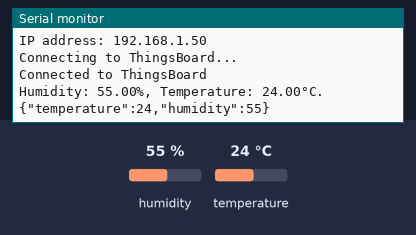
This sketch was run on a simulated ESP8266 (Wemos D1 mini). On the bench: the last lines printed to the serial monitor. Inputs (shaded band) come from the test bench; at power-on: humidity 55 %, temperature 24 °C. WiFi joins after 1.5 s; servers stay silent unless stated; no MQTT or app messages arrive unless stated.

Above: at 3.2 s.
3.3 s: humidity set to 22 %
10.9 s: temperature set to 12 °C
At 13.2 s:
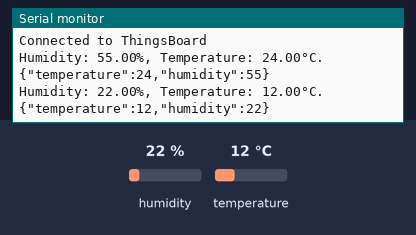
18.5 s: humidity set to 40 %
At 22.7 s:
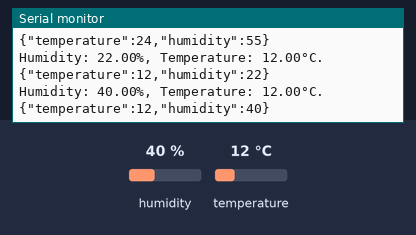

Measured:
- after the input at 10.9 s, the serial monitor: prints a new line after 1.3 s (image 1)
- after the input at 18.5 s, the serial monitor: prints a new line after 3.7 s (image 2)

The sketch:

Node1.ino
```cpp
#include <ESP8266WiFi.h>
#include <PubSubClient.h>
#include "DHT.h"
#include <ArduinoJson.h>

const char* ssid = "WemosTest";
const char* password = "01072003";

const char* thingsboardServer = "192.168.43.40";
const int thingsboardPort = 1883;
const char* accessToken = "awif0uouxnxr7lbyzxlw";


#define DHTPIN D5
#define DHTTYPE DHT22

WiFiClient wifiClient;
PubSubClient client(wifiClient);
DHT dht(DHTPIN, DHTTYPE);

void setup() {
  Serial.begin(9600);
  dht.begin();

  WiFi.begin(ssid, password);
  Serial.println("");
  while (WiFi.status() != WL_CONNECTED) {
    delay(2000);
    Serial.println("Connecting to WiFi...");
  }
  Serial.println("");
  Serial.print("Connected to ");
  Serial.println(ssid);
  Serial.print("IP address: ");
  Serial.println(WiFi.localIP());

  client.setServer(thingsboardServer, thingsboardPort);
}

void loop() {
  if (!client.connected()) {
    reconnect();
  }
  client.loop();

  // Read value
  float h = dht.readHumidity();
  float t = dht.readTemperature();

  // Print values to serial (for testing)
  Serial.print(F("Humidity: "));
  Serial.print(h);
  Serial.print(F("%, Temperature: "));
  Serial.print(t);
  Serial.println(F("°C."));

  // Create a json and print it
  JsonDocument doc;
  doc["temperature"] = t;
  doc["humidity"] = h;
  serializeJson(doc, Serial);
  Serial.println();

  // Serialize and publish json
  String payload = "";
  serializeJson(doc, payload);
  client.publish("v1/devices/me/telemetry", payload.c_str());

  delay(10000);
}

void reconnect() {
  while (!client.connected()) {
    Serial.println("Connecting to ThingsBoard...");
    if (client.connect("Wemos_dht", accessToken, nullptr)) {
      Serial.println("Connected to ThingsBoard");\
    } else {
      Serial.print("Failed to connect. Retrying in 5 seconds...");
      delay(5000);
    }
  }
}
```
